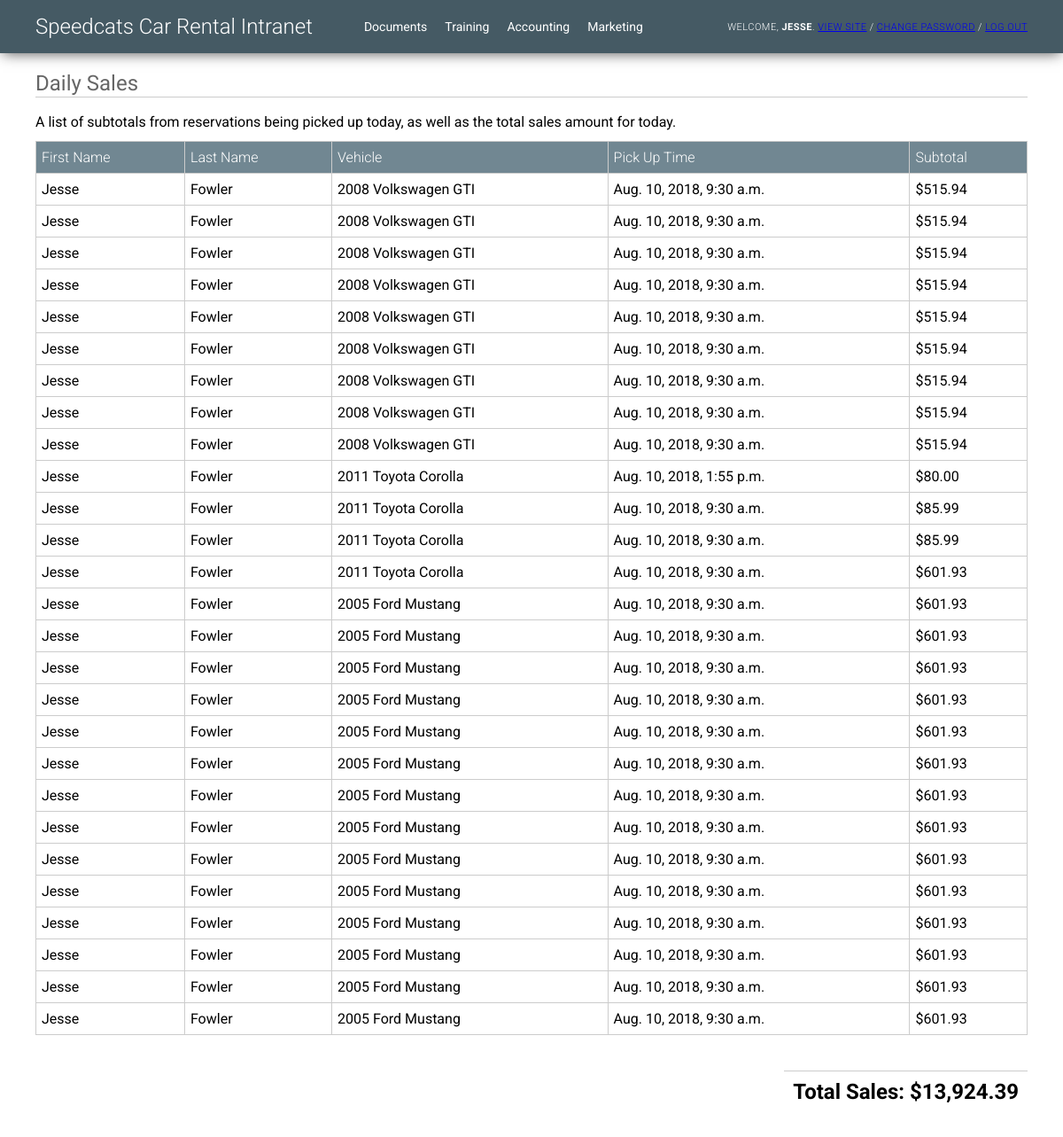
/inventory/daily_sales/ (signed in), run on the app's committed database.
### inventory/models.py (models this page shows, shortened)
class Reservation(models.Model):
	user = models.ForeignKey(settings.AUTH_USER_MODEL, on_delete=models.CASCADE, related_name="reservations")
	vehicle = models.ForeignKey(Vehicle, on_delete=models.CASCADE)
	pick_up_time = models.DateTimeField(blank=False, null=False)
	pick_up_location = models.ForeignKey(Store, on_delete=models.CASCADE, related_name='pick_up_store')
	drop_off_time = models.DateTimeField(blank=False, null=False)
	drop_off_location = models.ForeignKey(Store, on_delete=models.CASCADE, related_name='drop_off_store')
	subtotal = models.DecimalField(max_digits=8, decimal_places=2, null=True)
	tax = models.DecimalField(max_digits=8, decimal_places=2, null=True)
	total = models.DecimalField(max_digits=8, decimal_places=2, null=True)
	miles_driven = models.IntegerField(null=True, blank=True)

class Vehicle(models.Model):
	status_choices = (
		('m', 'Maintenance'),
		('a', 'Available'),
		('r', 'Reserved'),
	)
	vehicle_type_choices = (
		('c', 'Car'),
		('s', 'SUV'),
		('t', 'Truck'),
	)
	engine_type_choices = (
		('i4', 'Inline 4'),
		('i6', 'Inline 6'),
		('v4', 'V4'),
		('v6', 'V6'),
		('v8', 'V8'),
		('w8', 'W8'),
		('vr6', 'VR6'),
		('e', 'Electric'),
		('h', 'Hybrid'),
	)
	VIN = models.CharField(max_length=17)
	store = models.ForeignKey(Store, on_delete=models.CASCADE)
	year = models.IntegerField()
	make = models.CharField(max_length=30)
	model = models.CharField(max_length=30)
	color = models.CharField(max_length=10)
	mileage = models.IntegerField()
	image = models.ImageField(upload_to="vehicle_photos", blank=True)
	gas_mileage = models.IntegerField(null=True, blank=True)
	engine_size = models.DecimalField(max_digits=2, decimal_places=1, null=True, blank=True)
	engine_type = models.CharField(
		max_length=3,
		choices=engine_type_choices,
		default='i4',
	)
	storage_space = models.IntegerField(null=True, blank=True)
	horsepower = models.IntegerField(null=True, blank=True)
	price = models.DecimalField(max_digits=8, decimal_places=2, default=85.99)
	status = models.CharField(
		max_length=1,
		choices=status_choices,
		default='a',
	)
	vehicle_type = models.CharField(
		max_length=1,
		choices=vehicle_type_choices,
		default='c',
	)
	def __str__(self):
		return str(self.year) + ' ' + self.make + ' ' + self.model

### inventory/views.py (the view)
# urls.py: path('daily_sales/', views.daily_sales, name='daily_sales'),
@staff_member_required
def daily_sales(request):
	total = 0.0
	query_results = []
	now = datetime.now().date()
	results = Reservation.objects.all()
	for result in results:
		if result.pick_up_time.date() == now:
			query_results.append(result)
	for reservation in query_results:
		total += float(reservation.subtotal)
	format_total = '${:,.2f}'.format(total)
	context = {
		"results":query_results,
		"total":format_total
	}
	return render(request, 'inventory/daily_sales.html', context)

### inventory/templates/inventory/daily_sales.html
{% extends "inventory/intranet_base.html" %}
{% block content %}
<h2 id="pageheader">Daily Sales</h2>
<p id="reportdetail">A list of subtotals from reservations being picked up today, as well
    as the total sales amount for today.</p>
<table id="contenttable">
    <tr>
        <th>First Name</th>
        <th>Last Name</th>
        <th>Vehicle</th>
        <th>Pick Up Time</th>
        <th>Subtotal</th>
    </tr>
    {% for item in results %}
    <tr>
        <td>{{ item.user.first_name }}</td>
        <td>{{ item.user.last_name }}</td>
        <td>{{ item.vehicle }}</td>
        <td>{{ item.pick_up_time }}</td>
        <td>${{ item.subtotal }}</td>
    </tr>
    {% endfor %}
</table>
<h2 id="reporttotal">Total Sales: {{ total }}</h2>
{% endblock %}

### inventory/templates/inventory/intranet_base.html (shortened to what this page needs)
<!DOCTYPE html>
<html lang="en">
<head>
	{% load static %}
	<link rel="stylesheet" href="{% static 'css/intranet.css' %}">
</head>
<body>
    <div id="header">
        <h1><a href="/admin">Speedcats Car Rental Intranet</a></h1>
        <div id="adminlinks">
            <a href="/inventory/documents/"><p>Documents</p></a>
            <a href="/inventory/training/"><p>Training</p></a>
            <a href="/inventory/accounting/"><p>Accounting</p></a>
            <a href="/inventory/marketing/"><p>Marketing</p></a>
        </div>
        <div id="user-tools">
            Welcome, <strong>{{ user.first_name }}</strong>.
            <a href="/">View site</a> /
            <a href="/admin/password_change/">Change password</a> /
            <a href="/admin/logout/">Log out</a>
        </div>
    </div>
    {% block content %}{% endblock %}
</body>
</html>

### inventory/static/css/intranet.css (style rules this page uses)
html, body { padding: 0; margin: 0; }
body { font-family: "Roboto","Lucida Grande","DejaVu Sans","Bitstream Vera Sans",Verdana,Arial,sans-serif; }
th { text-align: left; }
#header { height: 40px; padding: 10px 40px; width: calc(100% - 80px); background-color: #455A64; box-shadow: 0 3px 15px -3px #4d4d4d; display: flex; justify-content: flex-start; align-items: center; }
#header > h1 { font-weight: 300; font-size: 24px; color: white; padding-right: 28px; margin-right: 20px; }
#header > h1 > a { color: white !important; text-decoration: none !important; }
#adminlinks { display: flex; flex-direction: column; }
#adminlinks > a { text-decoration: none !important; }
#adminlinks > a > p { line-height: 100%; margin: 0; padding: 4px 10px; color: white !important; font-size: 14px; }
#user-tools { padding: 0; margin: 0 0 0 auto; font-weight: 300; font-size: 11px; letter-spacing: 0.5px; text-transform: uppercase; text-align: right; color: white; }
#contenttable { margin: 0 40px; width: calc(100% - 80px); border-spacing: 0; border-collapse: collapse; }
#contenttable td, #contenttable th { border: 1px solid #ccc; padding: 8px 6px; }
#contenttable th { background-color: #718792; color: white; font-weight: 300; }
#reportdetail { margin: 18px 40px 12px; }
#reporttotal { margin: 40px; float: right; border-top: 1px solid #ccc; padding: 9px 10px; }
@media only screen and (min-width: 768px) { #adminlinks { display: flex; flex-direction: row; } }
@media only screen and (min-width: 768px) { #adminlinks > a > p { line-height: 100%; margin: 0; padding: 0 10px; color: white !important; } }
@media only screen and (min-width: 768px) { #pageheader { margin: 20px 40px 10px; border-bottom: 1px solid #ccc; padding: 0 0 1px; color: #666; font-weight: 400; font-size: 24px; } }

### data on the page
Reservation: user.first_name "Jesse", user.last_name "Fowler", vehicle "2008 Volkswagen GTI", pick_up_time "Aug. 10, 2018, 9:30 a.m.", subtotal "515.94"
Reservation: user.first_name "Jesse", user.last_name "Fowler", vehicle "2008 Volkswagen GTI", pick_up_time "Aug. 10, 2018, 9:30 a.m.", subtotal "515.94"
Reservation: user.first_name "Jesse", user.last_name "Fowler", vehicle "2008 Volkswagen GTI", pick_up_time "Aug. 10, 2018, 9:30 a.m.", subtotal "515.94"
Reservation: user.first_name "Jesse", user.last_name "Fowler", vehicle "2008 Volkswagen GTI", pick_up_time "Aug. 10, 2018, 9:30 a.m.", subtotal "515.94"
Reservation: user.first_name "Jesse", user.last_name "Fowler", vehicle "2008 Volkswagen GTI", pick_up_time "Aug. 10, 2018, 9:30 a.m.", subtotal "515.94"
Reservation: user.first_name "Jesse", user.last_name "Fowler", vehicle "2008 Volkswagen GTI", pick_up_time "Aug. 10, 2018, 9:30 a.m.", subtotal "515.94"
Reservation: user.first_name "Jesse", user.last_name "Fowler", vehicle "2008 Volkswagen GTI", pick_up_time "Aug. 10, 2018, 9:30 a.m.", subtotal "515.94"
Reservation: user.first_name "Jesse", user.last_name "Fowler", vehicle "2008 Volkswagen GTI", pick_up_time "Aug. 10, 2018, 9:30 a.m.", subtotal "515.94"
Reservation: user.first_name "Jesse", user.last_name "Fowler", vehicle "2008 Volkswagen GTI", pick_up_time "Aug. 10, 2018, 9:30 a.m.", subtotal "515.94"
Reservation: user.first_name "Jesse", user.last_name "Fowler", vehicle "2011 Toyota Corolla", pick_up_time "Aug. 10, 2018, 1:55 p.m.", subtotal "80.00"
Reservation: user.first_name "Jesse", user.last_name "Fowler", vehicle "2011 Toyota Corolla", pick_up_time "Aug. 10, 2018, 9:30 a.m.", subtotal "85.99"
Reservation: user.first_name "Jesse", user.last_name "Fowler", vehicle "2011 Toyota Corolla", pick_up_time "Aug. 10, 2018, 9:30 a.m.", subtotal "85.99"
Reservation: user.first_name "Jesse", user.last_name "Fowler", vehicle "2011 Toyota Corolla", pick_up_time "Aug. 10, 2018, 9:30 a.m.", subtotal "601.93"
Reservation: user.first_name "Jesse", user.last_name "Fowler", vehicle "2005 Ford Mustang", pick_up_time "Aug. 10, 2018, 9:30 a.m.", subtotal "601.93"
Reservation: user.first_name "Jesse", user.last_name "Fowler", vehicle "2005 Ford Mustang", pick_up_time "Aug. 10, 2018, 9:30 a.m.", subtotal "601.93"
Reservation: user.first_name "Jesse", user.last_name "Fowler", vehicle "2005 Ford Mustang", pick_up_time "Aug. 10, 2018, 9:30 a.m.", subtotal "601.93"
Reservation: user.first_name "Jesse", user.last_name "Fowler", vehicle "2005 Ford Mustang", pick_up_time "Aug. 10, 2018, 9:30 a.m.", subtotal "601.93"
Reservation: user.first_name "Jesse", user.last_name "Fowler", vehicle "2005 Ford Mustang", pick_up_time "Aug. 10, 2018, 9:30 a.m.", subtotal "601.93"
Reservation: user.first_name "Jesse", user.last_name "Fowler", vehicle "2005 Ford Mustang", pick_up_time "Aug. 10, 2018, 9:30 a.m.", subtotal "601.93"
Reservation: user.first_name "Jesse", user.last_name "Fowler", vehicle "2005 Ford Mustang", pick_up_time "Aug. 10, 2018, 9:30 a.m.", subtotal "601.93"
Reservation: user.first_name "Jesse", user.last_name "Fowler", vehicle "2005 Ford Mustang", pick_up_time "Aug. 10, 2018, 9:30 a.m.", subtotal "601.93"
Reservation: user.first_name "Jesse", user.last_name "Fowler", vehicle "2005 Ford Mustang", pick_up_time "Aug. 10, 2018, 9:30 a.m.", subtotal "601.93"
Reservation: user.first_name "Jesse", user.last_name "Fowler", vehicle "2005 Ford Mustang", pick_up_time "Aug. 10, 2018, 9:30 a.m.", subtotal "601.93"
Reservation: user.first_name "Jesse", user.last_name "Fowler", vehicle "2005 Ford Mustang", pick_up_time "Aug. 10, 2018, 9:30 a.m.", subtotal "601.93"
Reservation: user.first_name "Jesse", user.last_name "Fowler", vehicle "2005 Ford Mustang", pick_up_time "Aug. 10, 2018, 9:30 a.m.", subtotal "601.93"
Reservation: user.first_name "Jesse", user.last_name "Fowler", vehicle "2005 Ford Mustang", pick_up_time "Aug. 10, 2018, 9:30 a.m.", subtotal "601.93"
Reservation: user.first_name "Jesse", user.last_name "Fowler", vehicle "2005 Ford Mustang", pick_up_time "Aug. 10, 2018, 9:30 a.m.", subtotal "601.93"

### other printed values
{{ user.first_name }} "JESSE"
{{ total }} "$13,924.39"
